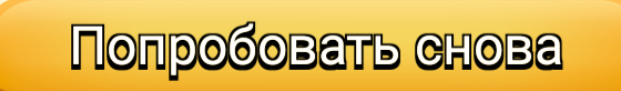
#> input picture images/error.png, 621 x 91 px
$ python LD_player_bot.py
#> lines starting #> are read from the running program, lines starting #| are printed output that depends on the picture
### utils.py
import cv2
import numpy as np
import pyautogui
from time import sleep

error_template = cv2.imread('images/error.png')
#> error_template is the input picture: shape (91, 621, 3); mean B, G, R 85, 176.8, 213
close_template = cv2.imread('images/close.png')
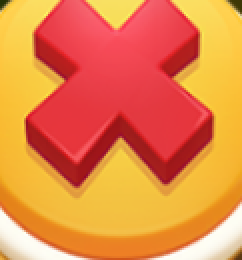
#> input picture images/close.png, 121 x 130 px (shown 2 times larger)
#> close_template is the input picture: shape (130, 121, 3); mean B, G, R 70.3, 134.1, 232.4
continue_template = cv2.imread('images/continue.png')
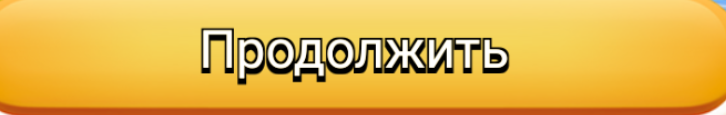
#> input picture images/continue.png, 726 x 115 px
#> continue_template is the input picture: shape (115, 726, 3); mean B, G, R 74.1, 180, 227.9

error_h, error_w = error_template.shape[:2]
#> error_h = 91; error_w = 621
close_h, close_w = close_template.shape[:2]
#> close_h = 130; close_w = 121
cont_h, cont_w = continue_template.shape[:2]
#> cont_h = 115; cont_w = 726
gui_templates = ['close', 'continue', 'empty_slot', 'publish', 'ready_magazine', 'lower', 'wheat_shop', 'magazine_time',
                 'make_published', 'occupied_slot', 'sold', 'change', 'published_magazine']
class Match:

    # [57 lines left out: functions find_matches, find_match, not called in this run]

### LD_player_bot.py
from utils import Match
import pyautogui
from time import sleep
width = 1920
height = 1080

matcher = Match()


# [38 lines left out: functions slide_list, change_account, go_through_field, adjustment, not called in this run]


class Bot:
    # [141 lines left out: functions __init__, take_harvest, shopping, run, start, not called in this run]

    def remove_error(self):
        pyautogui.click(self.m.find_match('error'))


    # [5 lines left out: function close_event, not called in this run]


    def close_continue(self):
        pyautogui.click(950, 950)

    # [9 lines left out: function fix_crush, not called in this run]
